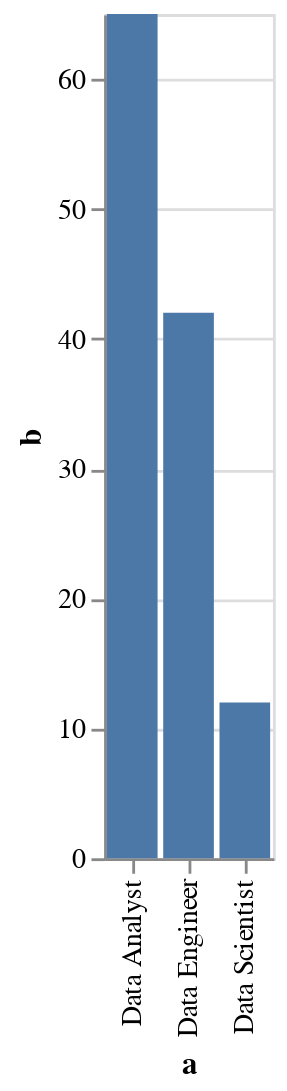

Notebook code for this chart:
### Code cell
from altair import *
import pandas as pd
 
data = pd.DataFrame({'a': ['Data Analyst', 'Data Engineer', 'Data Scientist'],
                     'b': [65, 42, 12]})
    

Chart(data).mark_bar().encode(
    x='a',
    y='b'
).show()

'''
df = pd.DataFrame([['Data Analyst', 5, 'Count'], 
                   ['Data Scientist', 3, 'Count'], 
                   ['Data Engineer', 4, 'Count'], 
                   ['Data Analyst', 96, 'Max'], 
                   ['Data Scientist', 99, 'Max'], 
                   ['Data Engineer', 148, 'Max'],
                     ['Data Analyst', 5.2, 'Coverage'], 
                     ['Data Scientist', 3, 'Coverage'], 
                     ['Data Engineer', 2.7, 'Coverage'],
                     ['Data Analyst', 116, 'Total score'], 
                     ['Data Scientist', 36, 'Total score'], 
                     ['Data Engineer', 62, 'Total score'] 
                  ], 
                  columns=['Profiles', 'Score', 'Genre'])
'''

### Figure 1 — Vega-Lite specification as saved in the notebook (floating-point values rounded to 4 significant figures)
{"config": {"view": {"continuousWidth": 300, "continuousHeight": 300}}, "data": {"name": "data-4ed9e26b9452d9fc0ed6969ae0b288cb"}, "mark": {"type": "bar"}, "encoding": {"x": {"field": "a", "type": "nominal"}, "y": {"field": "b", "type": "quantitative"}}, "$schema": "https://vega.github.io/schema/vega-lite/v5.17.0.json", "datasets": {"data-4ed9e26b9452d9fc0ed6969ae0b288cb": [{"a": "Data Analyst", "b": 65}, {"a": "Data Engineer", "b": 42}, {"a": "Data Scientist", "b": 12}]}}
